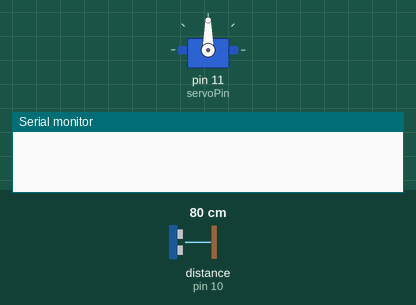
This sketch was run on a simulated Arduino Uno, built with avr-gcc and run on an emulated ATmega328P. On the bench: servo, the last lines printed to the serial monitor. Wiring (inferred from the names in the program): ultrasonic range finder: trigger pin 9; echo pin 10. Inputs (shaded band) come from the test bench; at power-on: distance to the obstacle (sensor on pin 10) 80 cm. The echo pulse lasts 58.3 µs per cm.

Above: at 1.2 s.
1.3 s: distance to the obstacle (sensor on pin 10) set to 23 cm
2.8 s: distance to the obstacle (sensor on pin 10) set to 20 cm
At 2.95 s:
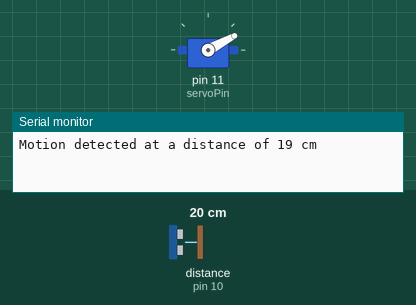
At 11.72 s:
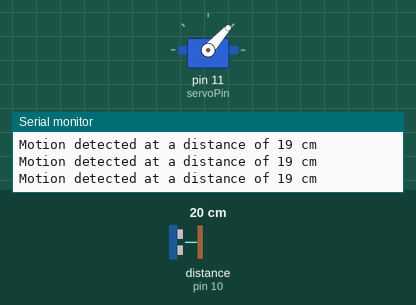
Timing chart, 0 to 11.8 s (numbered marks = the images above; inputs shaded):
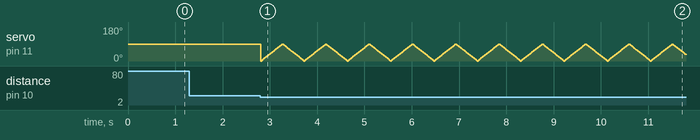

The sketch:

hi.ino
```cpp
#include <Servo.h>
const int trigPin = 9;
const int echoPin = 10;
int servoPin = 11;
Servo servo;
int angle = 0;  // servo position in degrees

void setup() {
    servo.attach(servoPin);
    pinMode(trigPin, OUTPUT);
  pinMode(echoPin, INPUT);
  Serial.begin(9600);
}

void loop() {
digitalWrite(trigPin, LOW);
  delayMicroseconds(2);
  digitalWrite(trigPin, HIGH);
  delayMicroseconds(10);
  digitalWrite(trigPin, LOW);

  // Measure the duration of the pulse on the echo pin
  long duration = pulseIn(echoPin, HIGH);

  // Calculate distance in centimeters
  int distance = duration * 0.034 / 2;

  // If an object is detected within 100cm (adjust this threshold as needed)
  if (distance <=20 && distance!=0) {
    Serial.print("Motion detected at a distance of ");
    Serial.print(distance);
    Serial.println(" cm");
    for(angle = 0; angle < 90; angle++) {
        servo.write(angle);
        delay(5);
    }

    // now scan back from 180 to 0 degrees
    for(angle = 90; angle > 0; angle--) {
        servo.write(angle);
        delay(5);
  }
  }
}

  
```

Measured:
- the behaviour switches between 22 and 21 cm on distance to the obstacle (sensor on pin 10) (found by bisection; images 0 and 1)
- after the input at 1.3 s, every drawn part: stays the same
